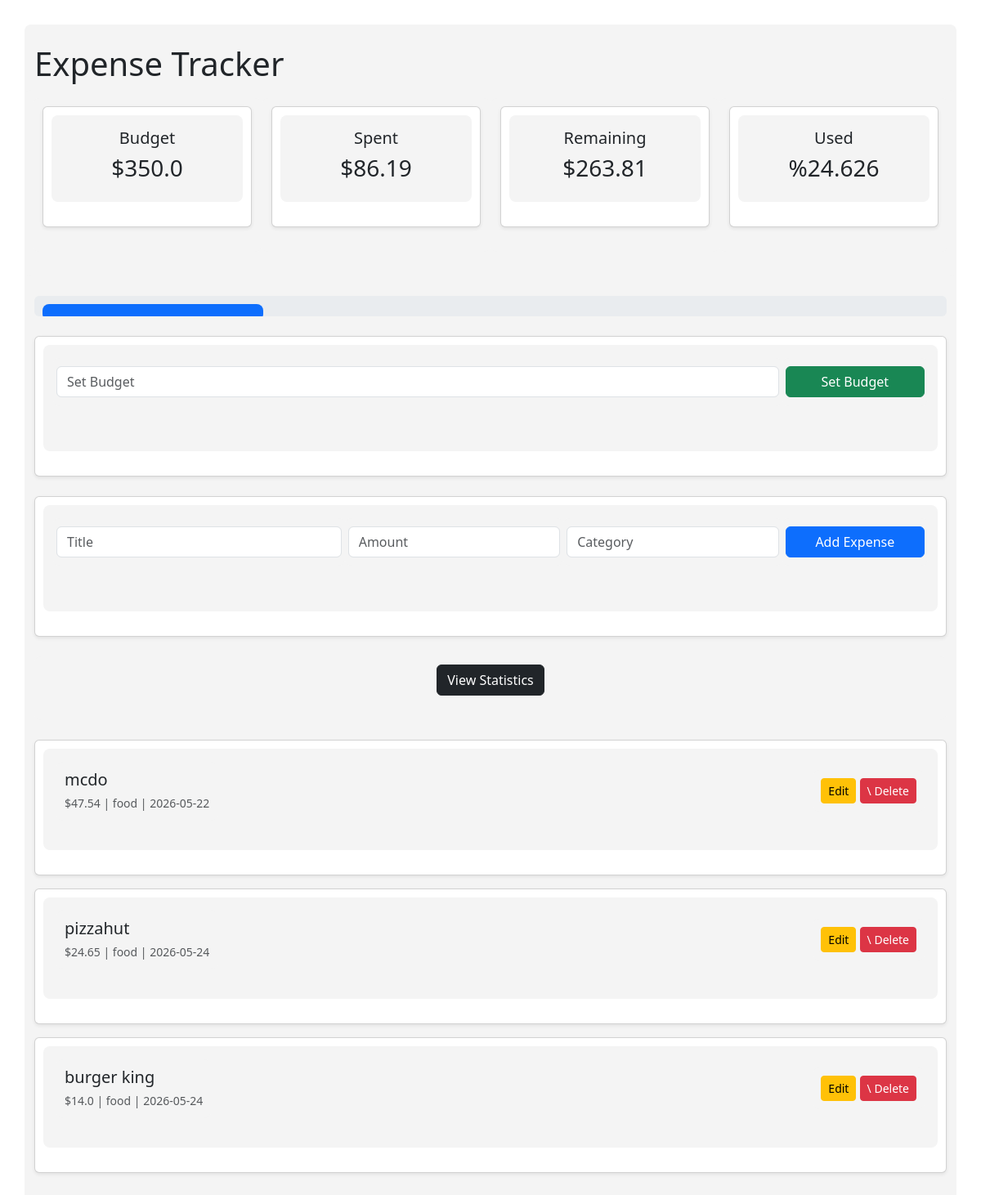
Before: / with the older database file.
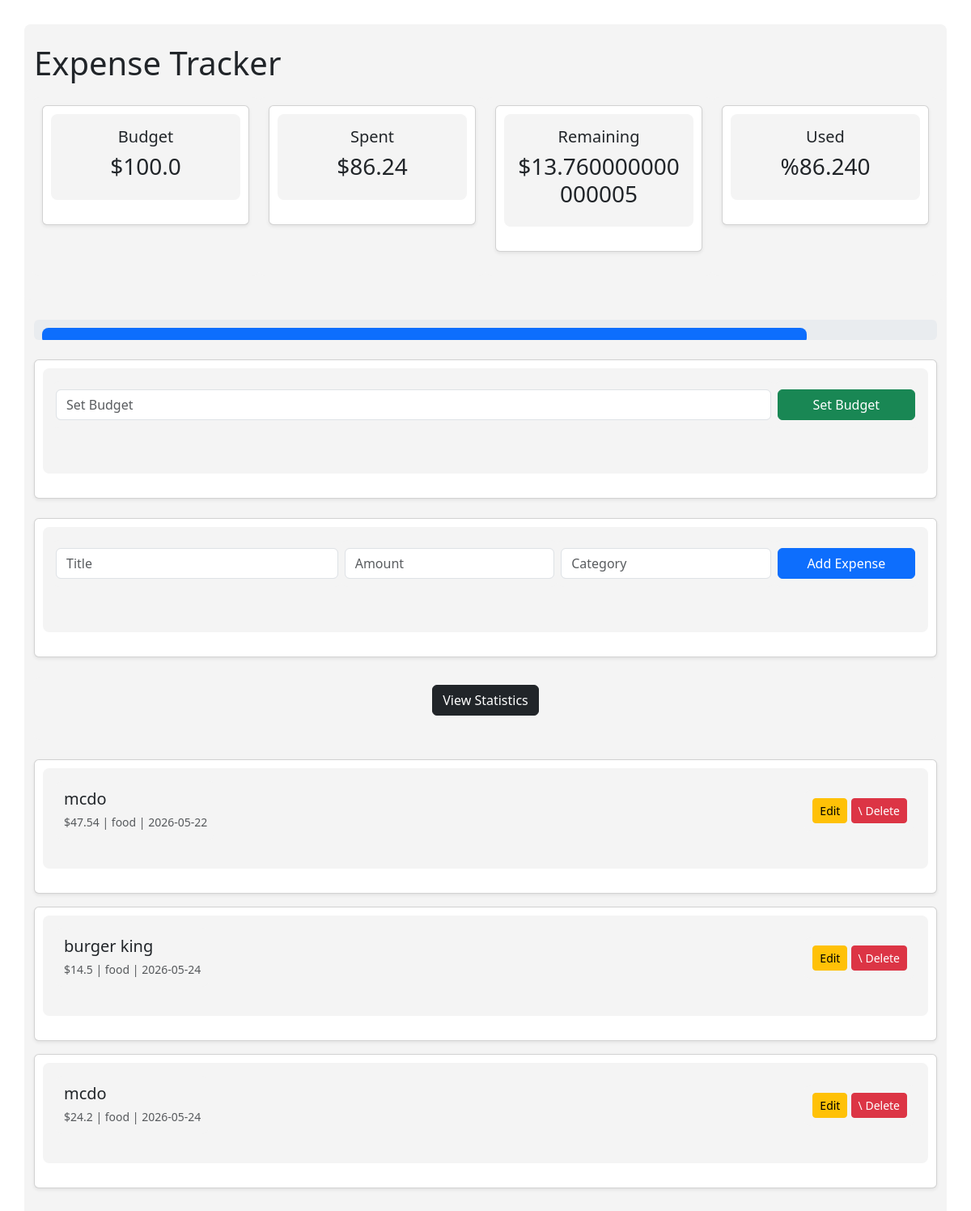
After: the same page with the newer database file.
### tables this page shows
CREATE TABLE budget (
                id INTEGER PRIMARY KEY,
                amount REAL
            );

CREATE TABLE expenses(
               id INTEGER PRIMARY KEY AUTOINCREMENT,
               title TEXT,
               amount REAL,
               category Text,
               date TEXT
);

### main.py (the view)
@app.route("/")
def home():
    expenses=manager.get_all_expenses()
    status=manager.get_budget_status()
    total=manager.total_expenses()
    budget=manager.get_budget()
    percent=(total/budget)*100 if budget>0 else 0
    percent=float(percent)
    color="red" if percent > 100 else "green"
    return render_template("index.html",expenses=expenses,budget=status["budget"],total=status["total"],remaining=status["remaining"],percent=status["percent"],color=color)

### expense_manager.py (called while the page is built)
    def total_expenses(self):
        conn=sqlite3.connect("expenses.db")
        cursor=conn.cursor()
        cursor.execute("SELECT SUM(amount) FROM expenses")
        total=cursor.fetchone()[0]
        conn.close()
        return total or 0

    def get_all_expenses(self):
        conn=sqlite3.connect("expenses.db")
        cursor=conn.cursor()
        cursor.execute("SELECT * FROM expenses")
        expenses=cursor.fetchall()
        conn.close()
        return expenses

    def get_budget(self):
        conn=sqlite3.connect("expenses.db")
        cursor=conn.cursor()
        cursor.execute("SELECT amount FROM budget LIMIT 1")
        result=cursor.fetchone()
        conn.close()
        return result[0] if result else 0

    def get_budget_status(self):
        budget=self.get_budget()
        total=self.total_expenses()
        remaining=budget-total
        percent_used=0
        if budget>0:
            percent_used=(total/budget)*100
        return{
            "budget": budget,
            "total": total,
            "remaining": remaining,
            "percent": percent_used
        }

### templates/index.html (shortened to what this page needs)
<!DOCTYPE html>
<html lang="en">
<head>
    <link rel="stylesheet" href="{{ url_for('static', filename='style.css') }}">
    <link href="https://cdn.jsdelivr.net/npm/bootstrap@5.3.3/dist/css/bootstrap.min.css" rel="stylesheet">
</head>
<body class=""bg-light>
<div class="container py-4">
    <h1 class=""texty-center mb-4>Expense Tracker</h1>
    <div class="row text-center mb-4">
        <div class="col-md-3">
            <div class="card shadow-sm">
                <div class="card-body">
                    <h5>Budget</h5>
                    <h3>${{  budget  }}</h3>
                </div>
            </div>
        </div>
        <div class="col-md-3">
            <div class="card shadow-sm">
                <div class="card-body">
                    <h5>Spent</h5>
                    <h3>${{  total  }}</h3>
                </div>
            </div>
        </div>
        <div class="col-md-3">
            <div class="card shadow-sm">
                <div class="card-body">
                    <h5>Remaining</h5>
                    <h3>${{  remaining  }}</h3>
                </div>
            </div>
        </div>
        <div class="col-md-3">
            <div class="card shadow-sm">
                <div class="card-body">
                    <h5>Used</h5>
                    <h3>%{{  "%.3f"|format(percent)  }}</h3>
                </div>
            </div>
        </div>
    </div>
    <div class="progress mb-4" style="height: 25px;">
        <div class="progress-bar"
            role="progressbar"
            style="width: {{  percent if percent <= 100 else 100}}%"
            background-color: {{  color  }};>
        </div>
    </div>
    <div class="card shadow-sm mb-4">
        <div class="card-body">
            <form method="POST" action="/set_budget" class="row g-2">
                <div class="col-md-10">
                    <input type="number" step="0.01" name="budget" class="form-control" placeholder="Set Budget" required>
                </div>
                <div class="col-md-2">
                    <button class="btn btn-success w-100">
                        Set Budget
                    </button>
                </div>
            </form>
        </div>
    </div>
    <div class="card shadow-sm mb-4">
        <div class="card-body">
            <form method="POST" action="/add" class="row g-2">
                <div class="col-md-4">
                    <input type="text" name="title" class="form-control" placeholder="Title" required>
                </div>
                <div class="col-md-3">
                    <input type="number" step="0.01" name="amount" class="form-control" placeholder="Amount" required>
                </div>
                <div class="col-md-3">
                    <input type="text" name="category" class="form-control" placeholder="Category" required>
                </div>
                <div class="col-md-2">
                    <button class="btn btn-primary w-100">
                        Add Expense
                    </button>
                </div>
            </form>
        </div>
    </div>
    <div class="mb-4 text-center">
        <form action="/stats" method="POST">
            <button class="btn btn-dark">
                View Statistics
            </button>
        </form>
    </div>
    {% if expenses %}
        {% for expense in expenses %}
        <div class="card mb-3 shadow-sm">
            <div class="card-body d-flex justify-content-between align-items-center">
                <div>
                    <h5 class="mb-1">{{ expense[1] }}</h5>
                    <small class="text-muted">
                        ${{ expense[2] }}
                        |
                        {{ expense[3] }}
                        |
                        {{ expense[4] }}
                    </small>
                </div>
                <div>
                    <form action="/edit/{{ expense[0] }}" class="d-inline">
                        <button type="submit" class="btn btn-warning btn-sm">
                            Edit
                        </button>
                    </form>
                    <form action="/delete/{{ expense[0] }}" method="POST" class="d-inline">
                        <button type="submit" class="btn btn-danger btn-sm">\
                            Delete
                        </button>
                    </form>
                </div>
            </div>
        </div>
        {% endfor %}
    {% else %}
        <div class="alert alert-info text-center">
            No expenses found.
        </div>
    {% endif %}
</div>
</body>
</html>

### static/style.css (style rules this page uses)
body { font-family: Arial; background-color: #f4f4f4; padding: 30px; margin: 20px; }
h1 { color: #333; }
div { margin-bottom: 20px; padding: 10px; background: #f4f4f4; border-radius: 8px; }
form { margin-bottom: 20px; }
input { padding: 10px; margin-right: 10px; }
button { padding: 10px 15px; margin-left: 10px; background-color: red; color: white; border: none; border-radius: 5px; cursor: pointer; }

Changed rows visible on the page:
removed expenses: title "pizzahut", amount "24.65", category "food", date "2026-05-24"
changed budget: amount "350.0" → "100.0"
changed expenses "burger king": amount "14.0" → "14.5"
added expenses: title "mcdo", amount "24.2", category "food", date "2026-05-24"
Other visible differences:
{{ total }}: "86.19" → "86.24"
{{ remaining }}: "263.81" → "13.760000000000005"
{{ "%.3f"|format(percent) }}: "24.626" → "86.240"
{{ percent if percent <= 100 else 100 }}: 24.625714285714285 → 86.24 (drawn)
